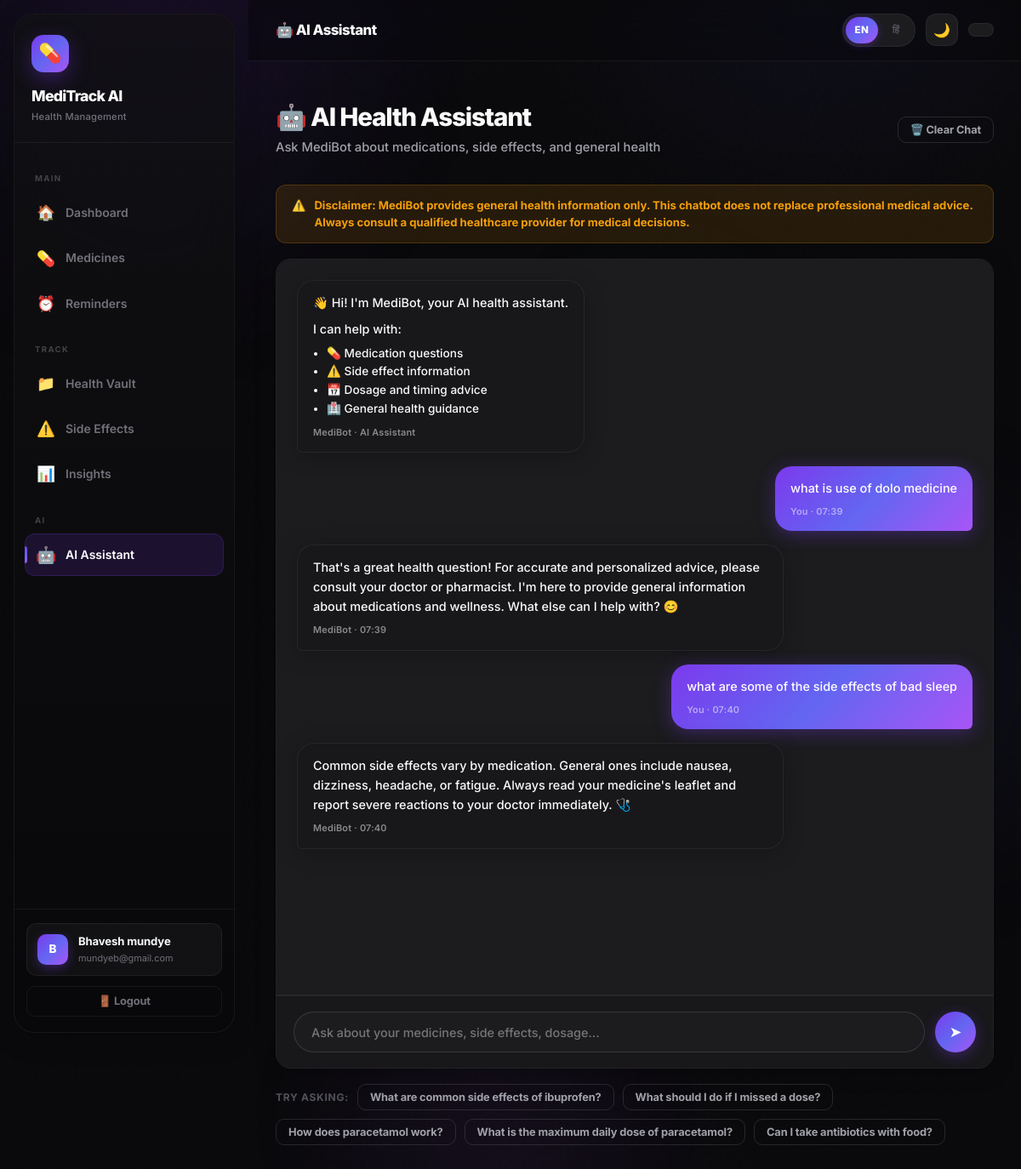
Screenshot of /chatbot (signed in) with the database file from the repository.
### tables this page shows
CREATE TABLE chat_history (
            id          INTEGER PRIMARY KEY AUTOINCREMENT,
            user_id     INTEGER NOT NULL,
            role        TEXT    NOT NULL CHECK(role IN ('user', 'assistant')),
            message     TEXT    NOT NULL,
            created_at  TEXT    DEFAULT (datetime('now')),
            FOREIGN KEY (user_id) REFERENCES users(id) ON DELETE CASCADE
        );

### routes/chatbot.py (the view)
@chatbot_bp.route('/chatbot')
@login_required
def index():
    user_id = session['user_id']
    conn    = get_db_connection()
    history = conn.execute("""
        SELECT * FROM chat_history
        WHERE user_id = ?
        ORDER BY created_at ASC
        LIMIT 50
    """, (user_id,)).fetchall()
    conn.close()
    return render_template('chatbot.html', history=history)

### app.py (called while the page is built)
def create_app():
    app = Flask(__name__)
    app.secret_key = os.environ.get('SECRET_KEY', 'meditrack-dev-secret-change-in-production')
    app.permanent_session_lifetime = timedelta(days=7)
    @app.context_processor
    def inject_i18n():
        return dict(
            t=t,
            t_freq=t_freq,
            t_severity=t_severity,
            t_status=t_status,
            current_lang=get_lang(),
            languages=SUPPORTED_LANGUAGES,
        )
    app.register_blueprint(language_bp)
    app.register_blueprint(auth_bp)
    app.register_blueprint(dashboard_bp)
    app.register_blueprint(medicines_bp)
    app.register_blueprint(reminders_bp)
    app.register_blueprint(side_effects_bp)
    app.register_blueprint(chatbot_bp)
    app.register_blueprint(insights_bp)
    app.register_blueprint(vault_bp)
    with app.app_context():
        init_db()
    return app

### utils/auth_helpers.py (called while the page is built)
def login_required(f):
    @wraps(f)
    def decorated_function(*args, **kwargs):
        if 'user_id' not in session:
            flash('Please log in to access this page.', 'warning')
            return redirect(url_for('auth.login'))
        return f(*args, **kwargs)
    return decorated_function

### utils/database.py (called while the page is built)
def get_db_connection():
    conn = sqlite3.connect(DB_PATH)
    conn.row_factory = sqlite3.Row  # Access columns by name: row['column_name']
    conn.execute("PRAGMA foreign_keys = ON")  # Enforce foreign key constraints
    return conn

### utils/i18n.py (called while the page is built)
def get_lang():
    if not has_request_context():
        return DEFAULT_LANG
    lang = session.get('lang', DEFAULT_LANG)
    return lang if lang in SUPPORTED_LANGUAGES else DEFAULT_LANG

def t(key, **kwargs):
    lang = get_lang()
    text = TRANSLATIONS.get(lang, {}).get(key)
    if text is None:
        text = TRANSLATIONS[DEFAULT_LANG].get(key, key)
    if kwargs:
        try:
            return text.format(**kwargs)
        except (KeyError, IndexError):
            return text
    return text

### templates/chatbot.html (shortened to what this page needs)
{% extends "base.html" %}
{% block page_title %}🤖 {{ t('nav_ai_assistant') }}{% endblock %}
{% block content %}
<div class="page-header d-flex justify-between align-center">
  <div>
    <h1>🤖 {{ t('chat_title') }}</h1>
    <p>{{ t('chat_sub') }}</p>
  </div>
  <button class="btn btn-outline btn-sm" onclick="clearChat()" aria-label="{{ t('clear_chat') }}">🗑️ {{ t('clear_chat') }}</button>
</div>
<div class="chat-disclaimer" role="alert">
  ⚠️ <strong>{{ t('chat_disclaimer') }}</strong>
</div>
<div class="card card-flush">
  <div class="chat-container">
    <div class="chat-messages" id="chatMessages" role="log" aria-live="polite">
      <div class="chat-bubble bot">
        <div>👋 {{ t('chat_welcome') }}</div>
        <div style="margin-top: 8px;">{{ t('chat_can_help') }}</div>
        <ul style="margin: 6px 0 0 16px; font-size: 0.85rem;">
          <li>💊 {{ t('chat_help_meds') }}</li>
          <li>⚠️ {{ t('chat_help_se') }}</li>
          <li>📅 {{ t('chat_help_dose') }}</li>
          <li>🏥 {{ t('chat_help_health') }}</li>
        </ul>
        <div class="bubble-meta">{{ t('medibot') }} · {{ t('ai_assistant') }}</div>
      </div>
      {% for msg in history %}
        <div class="chat-bubble {{ msg['role'] == 'user' and 'user' or 'bot' }}">
          {{ msg['message'] }}
          <div class="bubble-meta">
            {{ t('you') if msg['role'] == 'user' else t('medibot') }} ·
            {{ msg['created_at'][11:16] }}
          </div>
        </div>
      {% endfor %}
    </div>
    <div class="chat-input-area">
      <input
        type="text"
        class="chat-input"
        id="chatInput"
        placeholder="{{ t('chat_placeholder') }}"
        maxlength="500"
        autocomplete="off"
        aria-label="{{ t('chat_placeholder') }}"
      />
      <button class="chat-send-btn" id="sendBtn" onclick="sendMessage()" title="{{ t('send') }}" aria-label="{{ t('send') }}">
        ➤
      </button>
    </div>
  </div>
</div>
<div class="quick-chips">
  <span class="quick-chips-label">{{ t('try_asking') }}</span>
  {% for key in ['quick_q1', 'quick_q2', 'quick_q3', 'quick_q4', 'quick_q5'] %}
    <button class="btn btn-outline btn-sm" onclick="askQuick(this.textContent)">
      {{ t(key) }}
    </button>
  {% endfor %}
</div>
{% endblock %}

### templates/base.html (shortened to what this page needs)
<!DOCTYPE html>
<html lang="{{ current_lang }}" data-theme="dark">
<head>
  <link rel="stylesheet" href="{{ url_for('static', filename='css/style.css') }}" />
</head>
<body>
<div class="bg-canvas" aria-hidden="true">
  <div class="bg-orb bg-orb-1"></div>
</div>
<div class="app-wrapper">
  <aside class="sidebar" id="sidebar" role="navigation" aria-label="Main navigation">
    <div class="sidebar-logo">
      <div class="logo-icon" aria-hidden="true">💊</div>
      <h2>MediTrack AI</h2>
      <span>{{ t('nav_health_management') }}</span>
    </div>
    <nav class="sidebar-nav">
      <div class="nav-section-label">{{ t('nav_main') }}</div>
      <a href="{{ url_for('dashboard.index') }}" class="{{ 'active' if request.endpoint == 'dashboard.index' }}" aria-label="{{ t('nav_dashboard') }}">
        <span class="nav-icon" aria-hidden="true">🏠</span> {{ t('nav_dashboard') }}
      </a>
      <a href="{{ url_for('medicines.index') }}" class="{{ 'active' if request.blueprint == 'medicines' }}" aria-label="{{ t('nav_medicines') }}">
        <span class="nav-icon" aria-hidden="true">💊</span> {{ t('nav_medicines') }}
      </a>
      <a href="{{ url_for('reminders.index') }}" class="{{ 'active' if request.blueprint == 'reminders' }}" aria-label="{{ t('nav_reminders') }}">
        <span class="nav-icon" aria-hidden="true">⏰</span> {{ t('nav_reminders') }}
      </a>
      <div class="nav-section-label">{{ t('nav_track') }}</div>
      <a href="{{ url_for('vault.index') }}" class="{{ 'active' if request.blueprint == 'vault' }}" aria-label="{{ t('nav_health_vault') }}">
        <span class="nav-icon" aria-hidden="true">📁</span> {{ t('nav_health_vault') }}
      </a>
      <a href="{{ url_for('side_effects.index') }}" class="{{ 'active' if request.blueprint == 'side_effects' }}" aria-label="{{ t('nav_side_effects') }}">
        <span class="nav-icon" aria-hidden="true">⚠️</span> {{ t('nav_side_effects') }}
      </a>
      <a href="{{ url_for('insights.index') }}" class="{{ 'active' if request.blueprint == 'insights' }}" aria-label="{{ t('nav_insights') }}">
        <span class="nav-icon" aria-hidden="true">📊</span> {{ t('nav_insights') }}
      </a>
      <div class="nav-section-label">{{ t('nav_ai') }}</div>
      <a href="{{ url_for('chatbot.index') }}" class="{{ 'active' if request.blueprint == 'chatbot' }}" aria-label="{{ t('nav_ai_assistant') }}">
        <span class="nav-icon" aria-hidden="true">🤖</span> {{ t('nav_ai_assistant') }}
      </a>
    </nav>
    <div class="sidebar-footer">
      <div class="user-info">
        <div class="user-avatar" aria-hidden="true">{{ session.get('user_name', 'U')[0].upper() }}</div>
        <div>
          <div class="user-name">{{ session.get('user_name', 'User') }}</div>
          <div class="user-email">{{ session.get('user_email', '') }}</div>
        </div>
      </div>
      <a href="{{ url_for('auth.logout') }}" class="btn btn-outline btn-sm w-100" aria-label="{{ t('nav_logout') }}">
        🚪 {{ t('nav_logout') }}
      </a>
    </div>
  </aside>
  <div class="main-content">
    <header class="topbar">
      <div class="d-flex align-center gap-1">
        <span class="topbar-title">{% block page_title %}<span>Medi</span>Track AI{% endblock %}</span>
      </div>
      <div class="topbar-right">
        {% include 'partials/lang_toggle.html' %}
        <button class="theme-toggle" id="themeToggle" aria-label="Toggle theme" title="Toggle dark/light mode">
          <span class="theme-icon-dark">🌙</span>
        </button>
        <span class="topbar-date" id="currentDate"></span>
      </div>
    </header>
    <main class="page-content">
      {% block content %}{% endblock %}
    </main>
  </div>
</div>
</body>
</html>

### templates/partials/lang_toggle.html
<div class="lang-toggle" role="group" aria-label="Language">
  <a href="{{ url_for('language.set_language', lang='en') }}"
     class="lang-btn {{ 'active' if current_lang == 'en' }}">EN</a>
  <a href="{{ url_for('language.set_language', lang='hi') }}"
     class="lang-btn {{ 'active' if current_lang == 'hi' }}">हिं</a>
</div>

### rows the page displays
chat_history: message "what is use of dolo medicine", role "You", created_at "07:39"
chat_history: message "That's a great health question! For accurate and personalized advice, please consult your doctor or pharmacist. I'm here to provide general information about medications and wellness. What else can I help with? 😊", role "MediBot", created_at "07:39"
chat_history: message "what are some of the side effects of bad sleep", role "You", created_at "07:40"
chat_history: message "Common side effects vary by medication. General ones include nausea, dizziness, headache, or fatigue. Always read your medicine's leaflet and report severe reactions to your doctor immediately. 🩺", role "MediBot", created_at "07:40"

### other values shown
{{ t('nav_health_management') }} "Health Management"
{{ t('nav_main') }} "MAIN"
{{ t('nav_dashboard') }} "Dashboard"
{{ t('nav_medicines') }} "Medicines"
{{ t('nav_reminders') }} "Reminders"
{{ t('nav_track') }} "TRACK"
{{ t('nav_health_vault') }} "Health Vault"
{{ t('nav_side_effects') }} "Side Effects"
{{ t('nav_insights') }} "Insights"
{{ t('nav_ai') }} "AI"
{{ t('nav_ai_assistant') }} "AI Assistant"
{{ session.get('user_name', 'U')[0].upper() }} "B"
{{ session.get('user_name', 'User') }} "Bhavesh mundye"
{{ session.get('user_email', '') }} "mundyeb@gmail.com"
{{ t('nav_logout') }} "Logout"
